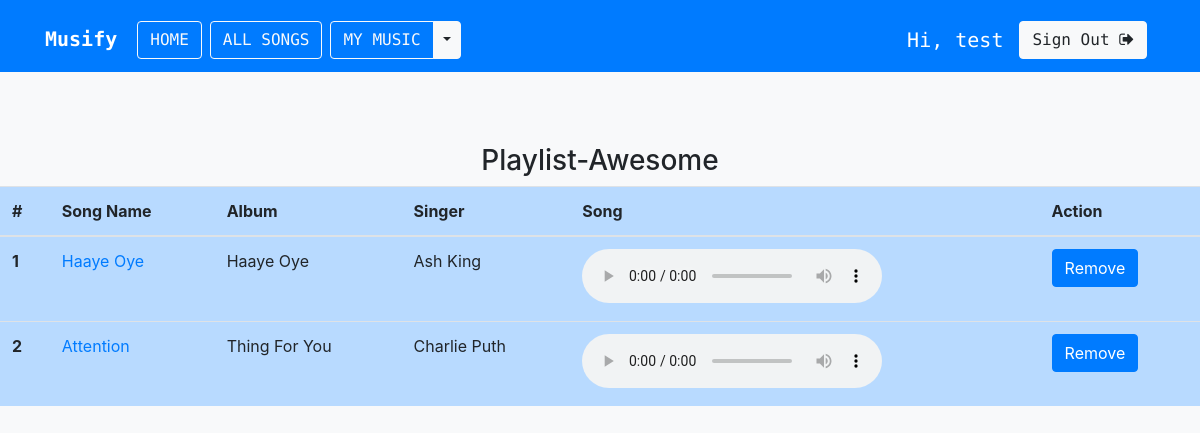
Page /playlist/Awesome/ (signed in) on the committed database.
### musicapp/models.py (models this page shows, shortened)
class Song(models.Model):
    Language_Choice = (
              ('Hindi', 'Hindi'),
              ('English', 'English'),
          )
    name = models.CharField(max_length=200)
    album = models.CharField(max_length=200)
    language = models.CharField(max_length=20,choices=Language_Choice,default='Hindi')
    song_img = models.FileField()
    year = models.IntegerField()
    singer = models.CharField(max_length=200)
    song_file = models.FileField()

### musicapp/views.py (the view)
# urls.py: path('playlist/<str:playlist_name>/', views.playlist_songs, name='playlist_songs'),
def playlist_songs(request, playlist_name):
    songs = Song.objects.filter(playlist__playlist_name=playlist_name, playlist__user=request.user).distinct()
    if request.method == "POST":
        song_id = list(request.POST.keys())[1]
        playlist_song = Playlist.objects.filter(playlist_name=playlist_name, song__id=song_id, user=request.user)
        playlist_song.delete()
        messages.success(request, "Song removed from playlist!")
    context = {'playlist_name': playlist_name, 'songs': songs}
    return render(request, 'musicapp/playlist_songs.html', context=context)

### templates/musicapp/playlist_songs.html (shortened to what this page needs)
{% extends 'base.html' %}
{% load socialaccount %}
{% block body %}
<br>
<br>
<br>
<center>
  <h3>Playlist-{{playlist_name}}</h3>
</center>
<table class="table table-hover table-primary">
  <thead>
    <tr>
      <th scope="col">#</th>
      <th scope="col">Song Name</th>
      <th scope="col">Album</th>
      <th scope="col">Singer</th>
      <th scope="col">Song</th>
      <th scope="col">Action</th>
    </tr>
  </thead>
  <tbody>
    {% if songs %}
    {% for song in songs %}
    <tr>
      <th scope="row">{{forloop.counter}}</th>
      <td><a href="{% url 'detail' song.id %}">{{song.name}}</a></td>
      <td>{{song.album}}</td>
      <td>{{song.singer}}</td>
      <td>
        <audio controls>
          <source src="{{ song.song_file.url }}" type="audio/mpeg">
        </audio>
      </td>
      <td>
        <form method="post">
          <input class="btn btn-primary" type="submit" value="Remove" name={{song.id}}>
        </form>
      </td>
    </tr>
    {% endfor %}
    {% endif %}
  </tbody>
</table>
{% endblock body %}

### templates/base.html (shortened to what this page needs)
{% load static %}
<!doctype html>
<html lang="en">
<head>
    <link rel="stylesheet" href="https://maxcdn.bootstrapcdn.com/bootstrap/4.0.0/css/bootstrap.min.css">
    <link rel="stylesheet" href="https://stackpath.bootstrapcdn.com/font-awesome/4.7.0/css/font-awesome.min.css">
    <link href="{% static 'musicapp/css/musicplayer.css' %}" rel="stylesheet">
</head>
<body class="bg-light">
    <nav class="navbar navbar-expand-md navbar-primary bg-primary">
        <div class="container">
            <h1><a href="{% url 'index' %}" class="navbar-brand">
            <strong style="color:white">Musify</strong></a></h1>
            <div class="collapse navbar-collapse">
                <a href="{% url 'index' %}" class="btn btn-outline-light mt-2 mx-1">HOME</a>
                <a href="{% url 'all_songs' %}" class="btn btn-outline-light mt-2 mx-1">ALL SONGS</a>
                {% if request.user.is_active %}
                <div class="btn-group mt-2 mx-1">
                    <a type="button" href="{% url 'mymusic' %}" class="btn btn-outline-light">MY MUSIC</a>
                    <button type="button" class="btn btn-light dropdown-toggle dropdown-toggle-split" data-toggle="dropdown" aria-haspopup="true" aria-expanded="false">
                    </button>
                </div>
                {% endif %}
            </div>
            <div class="collapse navbar-collapse justify-content-end" id="navbar">
            {% if request.user.is_active %}
            <h5 class="text-white mt-3 mx-2">Hi, {{ request.user.username }}</h5>
            <a href="{% url 'logout' %}" class="btn btn-light mt-2 mx-2"> Sign Out <i class="fa fa-sign-out" aria-hidden="true"></i></a>
            {% else %}
            <a href="{% url 'login' %}" class="btn btn-light mt-2 mx-2"><i class="fa fa-sign-in" aria-hidden="true"></i> Sign In</a>
            <a href="{% url 'signup' %}" class="btn btn-light mt-2 mx-2"><i class="fa fa-user-plus" aria-hidden="true"></i> Sign Up</a>
            {% endif %}
            </div>
        </div>
    </nav>
    {% block body %}
    {% endblock body %}
    <br>
    <br>
    <br>
</body>
</html>

### templates/base.html (style rules this page uses)
.navbar { font-family: 'Source Code Pro', monospace; }
html { position: relative; min-height: 100%; }
body { margin-bottom: 0px; }

### rows in the picture
Song: name "Haaye Oye", album "Haaye Oye", singer "Ash King"
Song: name "Attention", album "Thing For You", singer "Charlie Puth"

### other values in the picture
{{ request.user.username }} "test"
{{ playlist_name }} "Awesome"
